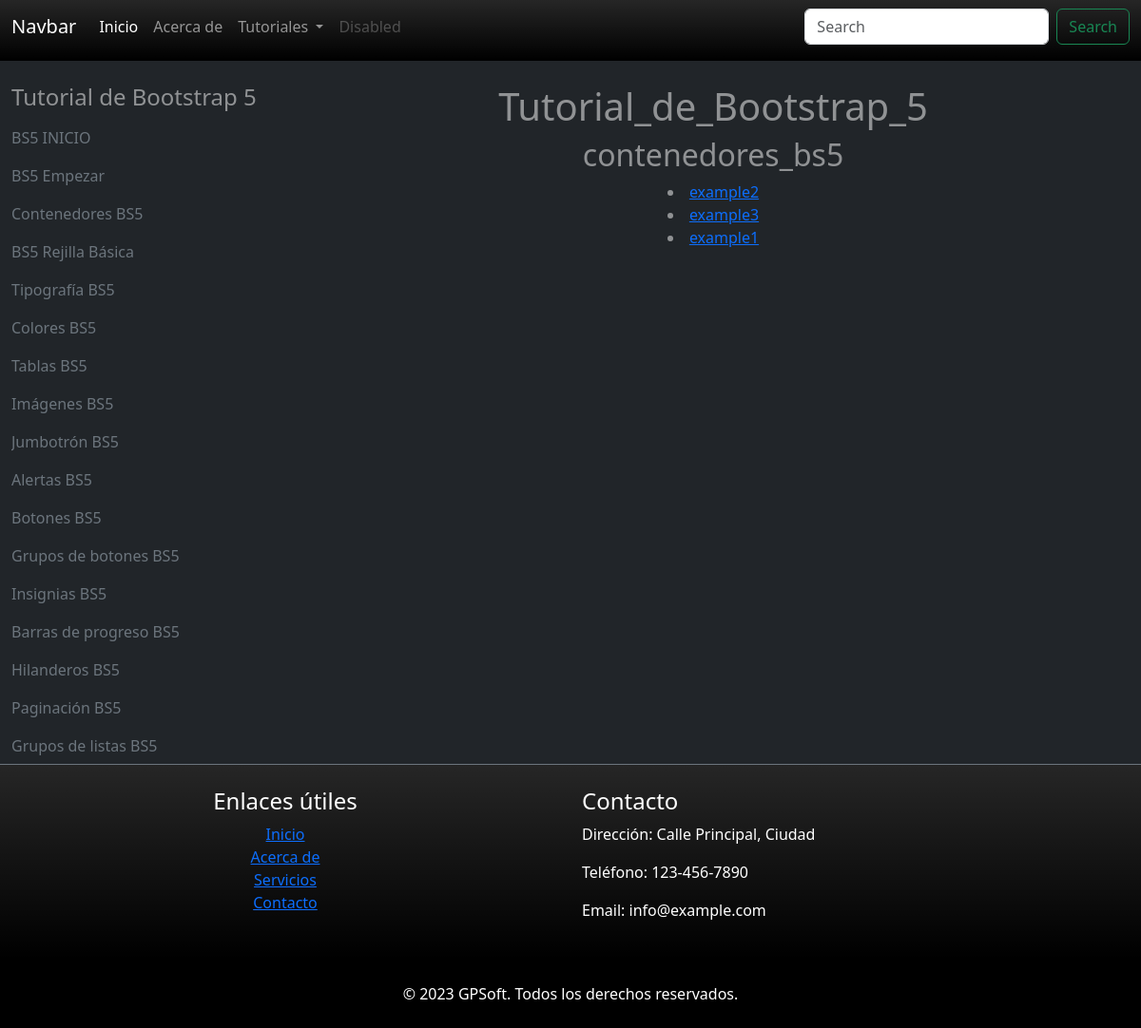
Page /BootStrap5/vistas_clases/Tutorial_de_Bootstrap_5/contenedores_bs5/0 on the committed database.
### BootStrap5/models.py (models this page shows)
class Tutorial_de_Bootstrap_5(models.Model):
    content         = models.CharField(max_length=100)
    time            = models.IntegerField(default=1)
    youtube_url     = models.CharField(max_length=100)
    def __str__(self):
        out = f'content={self.content}, time={self.time}, youtube_url={self.youtube_url} '
        return out

### BootStrap5/views.py (the view)
# urls.py: path('vistas_clases/<str:modulo>/<str:leccion>/<int:num>', views.vistas_clases, name='vistas_clases'),
def vistas_clases(request, modulo, leccion, num):
    modules = {
        'Tutorial_de_Bootstrap_5'   : [str(i).split(',')[0].split('=')[1] for i in list(Tutorial_de_Bootstrap_5.objects.order_by('id')) ],
        'Bootstrap_5_formularios'   : [str(i).split(',')[0].split('=')[1] for i in list(Bootstrap_5_formularios.objects.order_by('id')) ],
        'Rejilla_Bootstrap_5'       : [str(i).split(',')[0].split('=')[1] for i in list(Rejilla_Bootstrap_5.objects.order_by('id'))     ],
        'Bootstrap_5_Otros'         : [str(i).split(',')[0].split('=')[1] for i in list(Bootstrap_5_Otros.objects.order_by('id'))       ],
        'Certificacion'             : [str(i).split(',')[0].split('=')[1] for i in list(Certificacion.objects.order_by('id'))           ],
    }
    if num == 0:
        template_name   = os.path.join(modulo, leccion, leccion + '.html')
    else:
        template_name   = os.path.join(modulo, leccion, f'example{num}.html')
    template_dir    = os.path.join(TEMPLATES[0]['DIRS'][0], modulo, leccion)
    file_list       = [str(i).replace('.html', '') for i in os.listdir(template_dir) if i != leccion + '.html']
    context = {
        'view_name'     : 'Inicio',
        'title_template': 'Listado de Clases',
        'modulo'    : modulo,
        'leccion'   : leccion,
        'file_list' : file_list,
        'modules'   : modules,
    }
    return render(request, template_name, context)

### BootStrap5/models.py (called while the page is built)
    def __str__(self):
        out = f'content={self.content}, time={self.time}, youtube_url={self.youtube_url} '
        return out

    def __str__(self):
        out = f'content={self.content}, time={self.time}, youtube_url={self.youtube_url} '
        return out

    def __str__(self):
        out = f'content={self.content}, time={self.time}, youtube_url={self.youtube_url} '
        return out

    def __str__(self):
        out = f'content={self.content}, time={self.time}, youtube_url={self.youtube_url} '
        return out

### BootStrap5/templatetags/custom_filters.py (called while the page is built)
@register.filter
def replace_signs(string):
    new_string = unidecode.unidecode(string).lower()
    return str(new_string).replace(' ', '_')

@register.filter
def extract_numbers(string):
    numbers = re.findall(r'\d+', string)
    numbers = int(numbers[0])
    return numbers

@register.filter
def replace_space(string):
    new_string = str(string).replace('_', ' ')
    return new_string

### BootStrap5/templates/Tutorial_de_Bootstrap_5/contenedores_bs5/contenedores_bs5.html
{% extends "index.html" %}
{% load custom_filters %}
{% block content %}
    <h1>{{ modulo }}</h1>
    <h2>{{ leccion }}</h2>
    {% for i in file_list %}
        <li>
            <a href="{% url 'vistas_clases' modulo leccion i|extract_numbers %}">{{ i }}</a>
        </li>
    {% endfor %}
{% endblock %}

### BootStrap5/templates/index.html (shortened to what this page needs)
{% load static %}
{% load custom_filters %}
<!DOCTYPE html>
<html lang="es">
<head>
  <link href="https://cdn.jsdelivr.net/npm/bootstrap@5.3.0/dist/css/bootstrap.min.css" rel="stylesheet">
  <link rel="stylesheet" href="{% static 'css/styles.css' %}">
</head>
<body data-bs-spy="scroll" data-bs-target=".navbar" data-bs-offset="50">
  <div class="container-fluid">
    <div class="row">
      <nav class="navbar pb-3 navbar-expand-lg navbar-dark bg-black bg-gradient fixed-top">
          <div class="container-fluid">
            <a class="navbar-brand text-white" href="#">Navbar</a>
            <div class="collapse navbar-collapse" id="navbarSupportedContent">
              <ul class="navbar-nav me-auto mb-2 mb-lg-0">
                <li class="nav-item">
                  <a class="nav-link active" aria-current="page" href="{% url 'index' %}">Inicio</a>
                </li>
                <li class="nav-item">
                  <a class="nav-link" href="#">Acerca de</a>
                </li>
                <li class="nav-item dropdown">
                  <a class="nav-link dropdown-toggle" href="#" role="button" data-bs-toggle="dropdown" aria-expanded="false">
                    Tutoriales
                  </a>
                </li>
                <li class="nav-item">
                  <a class="nav-link disabled">Disabled</a>
                </li>
              </ul>
              <form class="d-flex" role="search">
                <input class="form-control me-2" type="search" placeholder="Search" aria-label="Search">
                <button class="btn btn-outline-success" type="submit">Search</button>
              </form>
            </div>
          </div>
        </nav>
    </div>
    <div class="row">
    </div>
    <div class="row pt-5">
      <div class="col-3 bg-dark text-white-50">
        <div class="columna-limitada">
          {% for modulos, clases in modules.items %}
          <ul class="nav flex-column pt-4">
            <h4>{{ modulos|replace_space }}</h4>
            {% for i in clases %}
            <li class="navbar">
              <a class="link-secondary link-offset-2 link-underline link-underline-opacity-0" href="{% url 'vistas_clases' modulos i|lower|replace_signs 0 %}">{{ i }}</a>
            </li>
            {% endfor %}
          </ul>
          {% endfor %}
        </div>
      </div>
      <div class="col-9 bg-dark text-white-50 pt-4 text-center">
        {% block content %} {% endblock %}
      </div>
    </div>
    <div class="row bg-black bg-gradient text-white py-4 border-top border-secondary">
      <div class="col-6 text-center">
        <h4>Enlaces útiles</h4>
        <ul class="list-unstyled">
          <li><a href="{% url 'index' %}">Inicio</a></li>
          <li><a href="#">Acerca de</a></li>
          <li><a href="#">Servicios</a></li>
          <li><a href="#">Contacto</a></li>
        </ul>
      </div>
      <div class="col-6">
        <h4>Contacto</h4>
        <p>Dirección: Calle Principal, Ciudad</p>
        <p>Teléfono: 123-456-7890</p>
        <p>Email: info@example.com</p>
      </div>
    </div>
    <div class="row bg-black text-white py-4">
      <div class="col-12 text-center">
        &copy; 2023 GPSoft. Todos los derechos reservados.
      </div>
    </div>
  </div>
</body>
</html>

### static/css/styles.css (style rules this page uses)
.columna-limitada { max-height: 740px; overflow-y: auto; }

### BootStrap5/templates/index.html (style rules this page uses)
body { position: relative; }

### rows in the picture
Tutorial_de_Bootstrap_5: content "BS5 INICIO"
Tutorial_de_Bootstrap_5: content "BS5 Empezar"
Tutorial_de_Bootstrap_5: content "Contenedores BS5"
Tutorial_de_Bootstrap_5: content "BS5 Rejilla Básica"
Tutorial_de_Bootstrap_5: content "Tipografía BS5"
Tutorial_de_Bootstrap_5: content "Colores BS5"
Tutorial_de_Bootstrap_5: content "Tablas BS5"
Tutorial_de_Bootstrap_5: content "Imágenes BS5"
Tutorial_de_Bootstrap_5: content "Jumbotrón BS5"
Tutorial_de_Bootstrap_5: content "Alertas BS5"
Tutorial_de_Bootstrap_5: content "Botones BS5"
Tutorial_de_Bootstrap_5: content "Grupos de botones BS5"
Tutorial_de_Bootstrap_5: content "Insignias BS5"
Tutorial_de_Bootstrap_5: content "Barras de progreso BS5"
Tutorial_de_Bootstrap_5: content "Hilanderos BS5"
Tutorial_de_Bootstrap_5: content "Paginación BS5"
Tutorial_de_Bootstrap_5: content "Grupos de listas BS5"

### other values in the picture
{{ modulos|replace_space }} "Tutorial de Bootstrap 5"
{{ modulo }} "Tutorial_de_Bootstrap_5"
{{ leccion }} "contenedores_bs5"
{{ i }} "example2" "example3" "example1"
